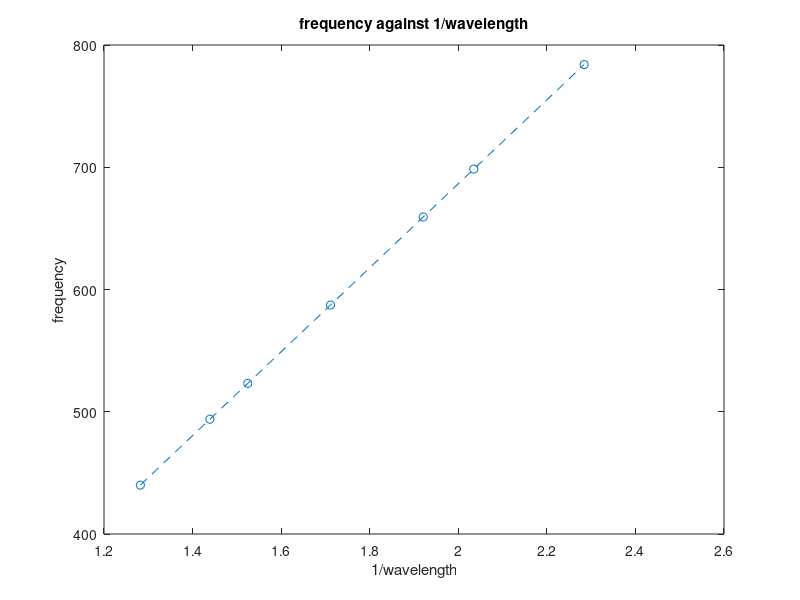

This figure's MATLAB source:
A = 0.7800;
B = 0.6949;
C = 0.6559;
D = 0.5843;
E = 0.5206;
F = 0.4914;
G = 0.4378;

frequency = [440.0, 493.9, 523.2, 587.3, 659.3, 698.5, 784.0];

wavelength = [1/A, 1/B, 1/C, 1/D, 1/E, 1/F, 1/G];
plot(wavelength, frequency,'--o');
title('frequency against 1/wavelength');
xlabel('1/wavelength');
ylabel('frequency');
